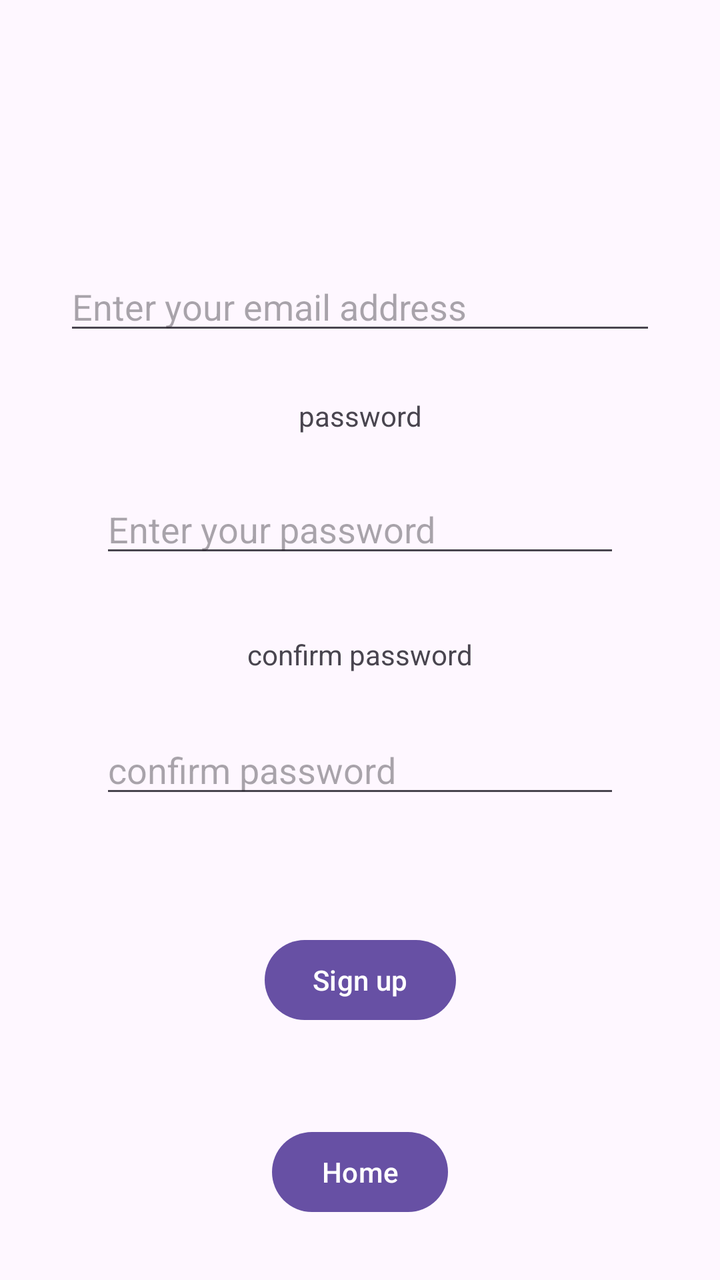
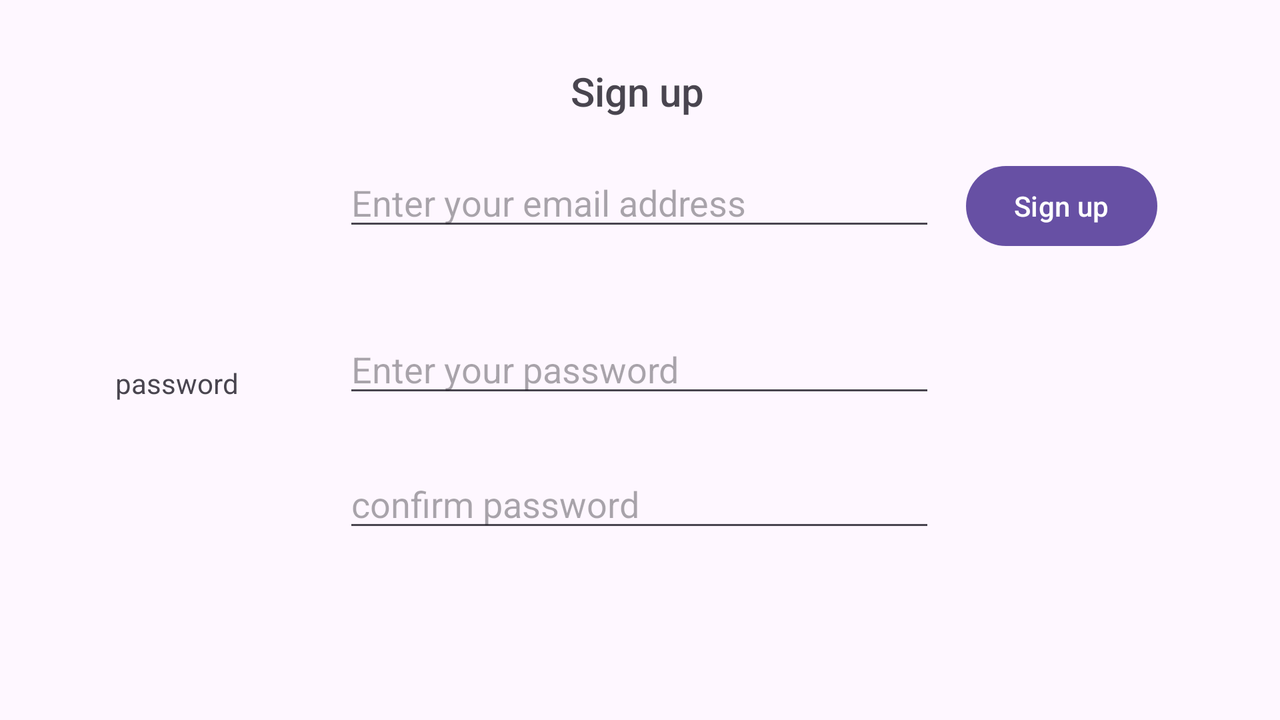

Two renders of one Android screen. The first uses the default layout on a phone; the second uses the alternative layout the repository ships for a different screen configuration, on a matching device. The two XML files are below.
<!-- AndroidManifest.xml: application theme Theme.FootyGuesser -->
<!-- res/layout/activity_register.xml -->
<?xml version="1.0" encoding="utf-8"?>
<androidx.constraintlayout.widget.ConstraintLayout xmlns:android="http://schemas.android.com/apk/res/android"
    xmlns:app="http://schemas.android.com/apk/res-auto"
    xmlns:tools="http://schemas.android.com/tools"
    android:id="@+id/main"
    android:layout_width="match_parent"
    android:layout_height="match_parent"
    tools:context=".RegisterActivity">

    <EditText
        android:id="@+id/password_confirm"
        android:layout_width="match_parent"
        android:layout_height="wrap_content"
        android:layout_marginStart="50dp"
        android:layout_marginEnd="50dp"
        android:layout_marginBottom="62dp"
        android:hint="@string/confirm_password"
        android:inputType="textPassword"
        app:layout_constraintBottom_toTopOf="@+id/login_button"
        app:layout_constraintEnd_toEndOf="parent"
        app:layout_constraintStart_toStartOf="parent" />

    <EditText
        android:id="@+id/password_input"
        android:layout_width="match_parent"
        android:layout_height="wrap_content"
        android:layout_marginStart="50dp"
        android:layout_marginEnd="50dp"
        android:layout_marginBottom="34dp"
        android:hint="@string/enter_password"
        android:inputType="textPassword"
        app:layout_constraintBottom_toTopOf="@+id/textView2"
        app:layout_constraintEnd_toEndOf="parent"
        app:layout_constraintHorizontal_bias="0.0"
        app:layout_constraintStart_toStartOf="parent" />

    <TextView
        android:id="@+id/textView"
        android:layout_width="wrap_content"
        android:layout_height="wrap_content"
        android:layout_marginStart="174dp"
        android:layout_marginTop="88dp"
        android:layout_marginEnd="174dp"
        android:layout_marginBottom="47dp"
        android:fontFamily="sans-serif-medium"
        android:text="@string/sign_up"
        android:textSize="20sp"
        app:layout_constraintBottom_toTopOf="@+id/email_text"
        app:layout_constraintEnd_toEndOf="parent"
        app:layout_constraintHorizontal_bias="0.498"
        app:layout_constraintStart_toStartOf="parent"
        app:layout_constraintTop_toTopOf="parent"
        app:layout_constraintVertical_bias="0.532" />

    <TextView
        android:id="@+id/email_text"
        android:layout_width="wrap_content"
        android:layout_height="wrap_content"
        android:layout_marginStart="188dp"
        android:layout_marginEnd="189dp"
        android:layout_marginBottom="15dp"
        android:text="@string/email"
        app:layout_constraintBottom_toTopOf="@+id/email_input"
        app:layout_constraintEnd_toEndOf="parent"
        app:layout_constraintStart_toStartOf="parent" />

    <TextView
        android:id="@+id/password_text"
        android:layout_width="wrap_content"
        android:layout_height="wrap_content"
        android:layout_marginStart="175dp"
        android:layout_marginEnd="175dp"
        android:layout_marginBottom="25dp"
        android:text="@string/password"
        app:layout_constraintBottom_toTopOf="@+id/password_input"
        app:layout_constraintEnd_toEndOf="parent"
        app:layout_constraintStart_toStartOf="parent" />

    <EditText
        android:id="@+id/email_input"
        android:layout_width="296dp"
        android:layout_height="wrap_content"
        android:layout_marginStart="50dp"
        android:layout_marginEnd="50dp"
        android:layout_marginBottom="26dp"
        android:hint="@string/enter_email"
        android:inputType="textEmailAddress"
        app:layout_constraintBottom_toTopOf="@+id/password_text"
        app:layout_constraintEnd_toEndOf="parent"
        app:layout_constraintStart_toStartOf="parent" />

    <Button
        android:id="@+id/login_button"
        android:layout_width="wrap_content"
        android:layout_height="wrap_content"
        android:layout_marginStart="157dp"
        android:layout_marginEnd="157dp"
        android:layout_marginBottom="48dp"
        android:onClick="signUp"
        android:text="@string/sign_up"
        app:layout_constraintBottom_toTopOf="@+id/reg_home_button"
        app:layout_constraintEnd_toEndOf="parent"
        app:layout_constraintHorizontal_bias="0.498"
        app:layout_constraintStart_toStartOf="parent" />

    <TextView
        android:id="@+id/textView2"
        android:layout_width="wrap_content"
        android:layout_height="wrap_content"
        android:layout_marginStart="149dp"
        android:layout_marginEnd="149dp"
        android:layout_marginBottom="26dp"
        android:text="@string/confirm_password"
        app:layout_constraintBottom_toTopOf="@+id/password_confirm"
        app:layout_constraintEnd_toEndOf="parent"
        app:layout_constraintStart_toStartOf="parent" />

    <TextView
        android:id="@+id/messages"
        android:layout_width="wrap_content"
        android:layout_height="wrap_content"
        android:layout_marginStart="100dp"
        android:layout_marginEnd="100dp"
        android:textSize="16sp"
        android:textStyle="bold"
        app:layout_constraintBottom_toTopOf="@+id/reg_home_button"
        app:layout_constraintEnd_toEndOf="parent"
        app:layout_constraintHorizontal_bias="0.497"
        app:layout_constraintStart_toStartOf="parent"
        app:layout_constraintTop_toBottomOf="@+id/login_button" />

    <Button
        android:id="@+id/reg_home_button"
        android:layout_width="wrap_content"
        android:layout_height="wrap_content"
        android:layout_marginStart="100dp"
        android:layout_marginEnd="100dp"
        android:layout_marginBottom="30dp"
        android:onClick="home"
        android:text="@string/home"
        app:layout_constraintBottom_toBottomOf="parent"
        app:layout_constraintEnd_toEndOf="parent"
        app:layout_constraintStart_toStartOf="parent" />

</androidx.constraintlayout.widget.ConstraintLayout>
<!-- resources referenced by this layout -->
<resources>
  <string name="confirm_password">confirm password</string>
  <string name="email">email</string>
  <string name="enter_email">Enter your email address</string>
  <string name="enter_password">Enter your password</string>
  <string name="home">Home</string>
  <string name="password">password</string>
  <string name="sign_up">Sign up</string>
  <style name="Theme.FootyGuesser" parent="Base.Theme.FootyGuesser" />
  <style name="Base.Theme.FootyGuesser" parent="Theme.Material3.DayNight.NoActionBar">
          
          
      </style>
</resources>
<!-- res/layout-land/activity_register.xml (the repository's variant of the layout above) -->
<!-- drawn on the phone turned sideways -->
<?xml version="1.0" encoding="utf-8"?>
<androidx.constraintlayout.widget.ConstraintLayout xmlns:android="http://schemas.android.com/apk/res/android"
    xmlns:app="http://schemas.android.com/apk/res-auto"
    xmlns:tools="http://schemas.android.com/tools"
    android:id="@+id/main"
    android:layout_width="match_parent"
    android:layout_height="match_parent"
    tools:context=".RegisterActivity">

    <EditText
        android:id="@+id/password_confirm"
        android:layout_width="296dp"
        android:layout_height="wrap_content"
        android:layout_marginStart="50dp"
        android:layout_marginTop="26dp"
        android:layout_marginEnd="50dp"
        android:hint="@string/confirm_password"
        android:inputType="textPassword"
        app:layout_constraintEnd_toEndOf="parent"
        app:layout_constraintHorizontal_bias="0.498"
        app:layout_constraintStart_toStartOf="parent"
        app:layout_constraintTop_toBottomOf="@+id/password_input" />

    <EditText
        android:id="@+id/password_input"
        android:layout_width="296dp"
        android:layout_height="wrap_content"
        android:layout_marginStart="50dp"
        android:layout_marginTop="42dp"
        android:layout_marginEnd="50dp"
        android:hint="@string/enter_password"
        android:inputType="textPassword"
        app:layout_constraintEnd_toEndOf="parent"
        app:layout_constraintHorizontal_bias="0.498"
        app:layout_constraintStart_toStartOf="parent"
        app:layout_constraintTop_toBottomOf="@+id/email_input" />

    <TextView
        android:id="@+id/textView"
        android:layout_width="wrap_content"
        android:layout_height="wrap_content"
        android:layout_marginStart="174dp"
        android:layout_marginTop="32dp"
        android:layout_marginEnd="179dp"
        android:fontFamily="sans-serif-medium"
        android:text="@string/sign_up"
        android:textSize="20sp"
        app:layout_constraintEnd_toEndOf="parent"
        app:layout_constraintHorizontal_bias="0.506"
        app:layout_constraintStart_toStartOf="parent"
        app:layout_constraintTop_toTopOf="parent" />

    <TextView
        android:id="@+id/email_text"
        android:layout_width="wrap_content"
        android:layout_height="wrap_content"
        android:layout_marginStart="80dp"
        android:layout_marginTop="95dp"
        android:layout_marginEnd="103dp"
        android:text="@string/email"
        app:layout_constraintEnd_toStartOf="@+id/email_input"
        app:layout_constraintStart_toStartOf="parent"
        app:layout_constraintTop_toTopOf="parent" />

    <TextView
        android:id="@+id/password_text"
        android:layout_width="wrap_content"
        android:layout_height="wrap_content"
        android:layout_marginStart="80dp"
        android:layout_marginTop="68dp"
        android:layout_marginEnd="75dp"
        android:text="@string/password"
        app:layout_constraintEnd_toStartOf="@+id/password_input"
        app:layout_constraintStart_toStartOf="parent"
        app:layout_constraintTop_toBottomOf="@+id/email_text" />

    <EditText
        android:id="@+id/email_input"
        android:layout_width="296dp"
        android:layout_height="wrap_content"
        android:layout_marginStart="50dp"
        android:layout_marginTop="20dp"
        android:layout_marginEnd="50dp"
        android:hint="@string/enter_email"
        android:inputType="textEmailAddress"
        app:layout_constraintEnd_toEndOf="parent"
        app:layout_constraintHorizontal_bias="0.498"
        app:layout_constraintStart_toStartOf="parent"
        app:layout_constraintTop_toBottomOf="@+id/textView" />

    <Button
        android:id="@+id/login_button"
        android:layout_width="wrap_content"
        android:layout_height="wrap_content"
        android:layout_marginStart="38dp"
        android:layout_marginTop="79dp"
        android:layout_marginEnd="84dp"
        android:onClick="signUp"
        android:text="@string/sign_up"
        app:layout_constraintEnd_toEndOf="parent"
        app:layout_constraintStart_toEndOf="@+id/email_input"
        app:layout_constraintTop_toTopOf="parent" />

    <TextView
        android:id="@+id/textView2"
        android:layout_width="wrap_content"
        android:layout_height="wrap_content"
        android:layout_marginStart="80dp"
        android:layout_marginTop="62dp"
        android:layout_marginEnd="24dp"
        android:layout_marginBottom="128dp"
        android:text="@string/confirm_password"
        app:layout_constraintBottom_toBottomOf="parent"
        app:layout_constraintEnd_toStartOf="@+id/password_confirm"
        app:layout_constraintStart_toStartOf="parent"
        app:layout_constraintTop_toBottomOf="@+id/password_text" />

    <TextView
        android:id="@+id/messages"
        android:layout_width="7dp"
        android:layout_height="19dp"
        android:layout_marginStart="100dp"
        android:layout_marginTop="50dp"
        android:layout_marginEnd="100dp"
        android:layout_marginBottom="60dp"
        android:textSize="16sp"
        android:textStyle="bold"
        app:layout_constraintBottom_toBottomOf="parent"
        app:layout_constraintEnd_toEndOf="parent"
        app:layout_constraintStart_toStartOf="parent"
        app:layout_constraintTop_toBottomOf="@+id/password_confirm" />

    <Button
        android:id="@+id/reg_home_button"
        android:layout_width="wrap_content"
        android:layout_height="wrap_content"
        android:layout_marginStart="50dp"
        android:layout_marginTop="107dp"
        android:layout_marginEnd="80dp"
        android:layout_marginBottom="129dp"
        android:onClick="home"
        android:text="@string/home"
        app:layout_constraintBottom_toBottomOf="parent"
        app:layout_constraintEnd_toEndOf="parent"
        app:layout_constraintStart_toEndOf="@+id/password_confirm"
        app:layout_constraintTop_toBottomOf="@+id/login_button" />

</androidx.constraintlayout.widget.ConstraintLayout>
